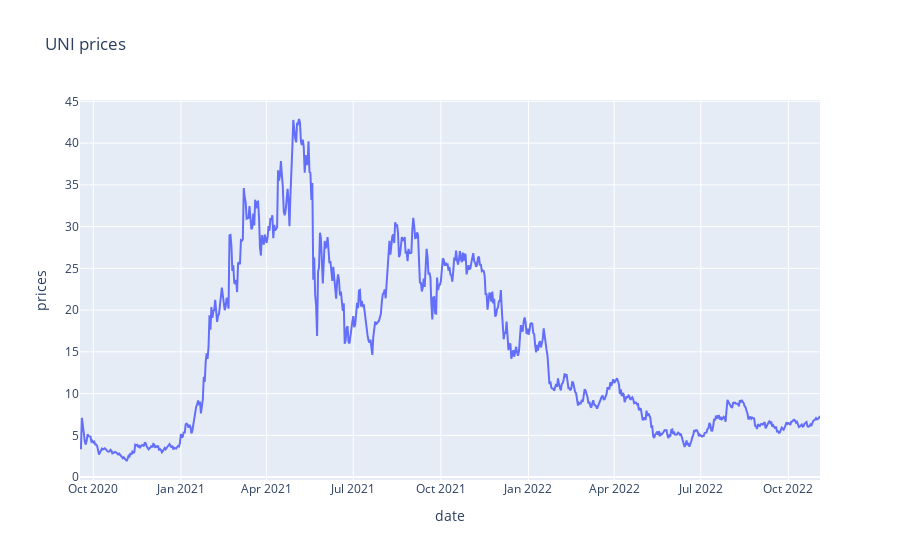

Here is the notebook cell this chart was saved with:
### Code cell
px.line(uni_prices_df, x='date', y='prices', title='UNI prices')

### Figure 1 — Plotly figure (JSON) as saved in the notebook; plotly's stock layout.template omitted (floating-point values rounded to 4 significant figures; data arrays with more than 128 entries replaced by an {"elided": "..."} marker saying what was removed)
{"data": [{"hovertemplate": "date=%{x}<br>prices=%{y}<extra></extra>", "legendgroup": "", "line": {"color": "#636efa", "dash": "solid"}, "marker": {"symbol": "circle"}, "mode": "lines", "name": "", "orientation": "v", "showlegend": false, "type": "scatter", "x": {"elided": "779 str values"}, "xaxis": "x", "y": {"elided": "779 float values"}, "yaxis": "y"}], "layout": {"legend": {"tracegroupgap": 0}, "title": {"text": "UNI prices"}, "xaxis": {"anchor": "y", "domain": [0, 1], "title": {"text": "date"}}, "yaxis": {"anchor": "x", "domain": [0, 1], "title": {"text": "prices"}}}}
